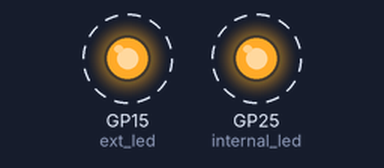
The program below on a simulated Raspberry Pi Pico running MicroPython. Shown: output pins drawn as LEDs (lit = HIGH). Dashed ring = blinking. Threads take turns every 2 ms; what the program prints to the serial console is not drawn.

Above: at 0.2 s.
Timing chart, 0 to 4.6 s (numbered marks = the images above):
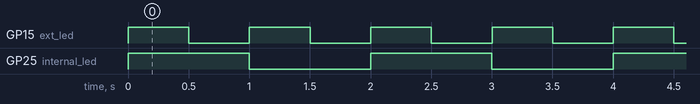

The program:

Multi_thread.py
```python
import machine
import utime
import _thread

internal_led = machine.Pin(25, machine.Pin.OUT)
ext_led = machine.Pin(15, machine.Pin.OUT)


def coreO_thread():
    while True:
        print("coreO")
        ext_led.toggle()
        utime.sleep(0.5)

_thread.start_new_thread(coreO_thread, ())

while True:
    print("core1")
    internal_led.toggle()
    utime.sleep(1)
```

Measured:
- by itself, GP15 (ext_led): alternates HIGH for 0.50 s and LOW for 0.50 s
- by itself, GP25 (internal_led): alternates HIGH for 1.0 s and LOW for 1.0 s
- by itself, everything shown: repeats every 2.0 s, in 6 steps
